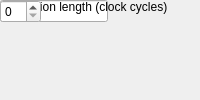
<?xml version="1.0" encoding="UTF-8"?>
<ui version="4.0">
 <class>MainWindow</class>
 <widget class="QMainWindow" name="MainWindow">
  <property name="windowTitle"><string>Simulation</string></property>
  <widget class="QWidget" name="centralwidget">
   <!-- NOTE: this is a simplified structural mirror of the generated
        <module>_ui.py, not a full round-trip Designer file. Regenerate
        both from the same spec if you need to edit layout by hand. -->
       <widget class="QLabel" name="label_name">
     <property name="text"><string>Block name</string></property>
    </widget>
       <widget class="QLineEdit" name="name"/>
       <widget class="QLabel" name="label_sim_length">
     <property name="text"><string>Simulation length (clock cycles)</string></property>
    </widget>
       <widget class="QSpinBox" name="sim_length"/>
  </widget>
 </widget>
 <resources/>
 <connections/>
</ui>
